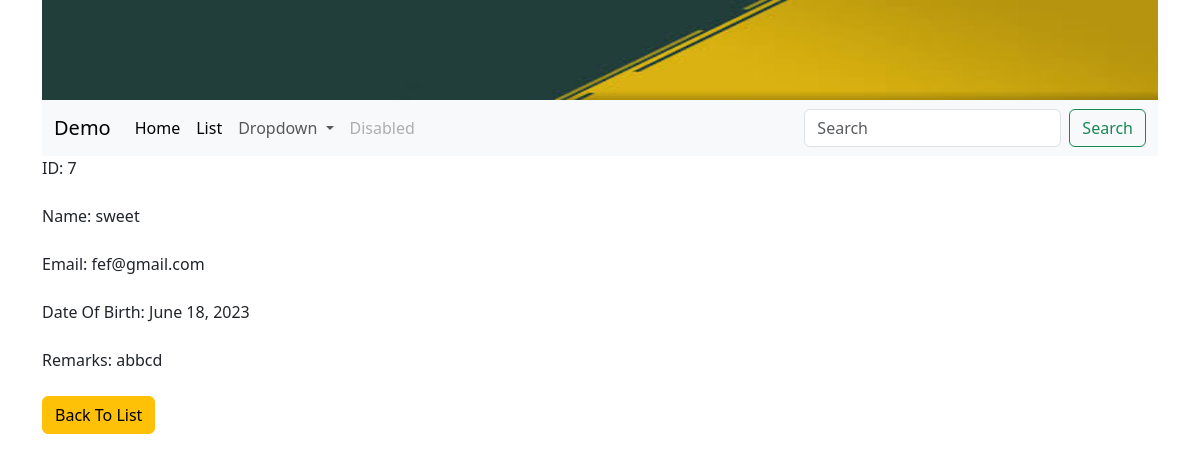
/myapp/detailsstd/7/, run on the app's committed database.
### myApp/models.py (models this page shows, shortened)
class Student(models.Model):
    GENDER_CHOICES = [ ('Male' , 'Male'), ('Female', 'Female'),]
    name = models.CharField(max_length=100)
    email = models.EmailField(unique=True,blank=True)
    dob = models.DateField(default=datetime.now, blank=True)
    gender = models.CharField(max_length=6,choices=GENDER_CHOICES,default='Male',)
    remarks = models.TextField(default='', blank=True)

### myApp/views.py (the view)
# urls.py: path('detailsstd/<int:idn>/', views.details,name='details'),
def details(request,idn):
    student= Student.objects.get(pk=idn)
    return render(request,"myApp/details1.html",{'student':student, 'title':'Details'})

### templates/myApp/details1.html (shortened to what this page needs)
{% extends 'base.html' %}
{% block content %}
<form>
    <div class="mb-3">
      <label for="" class="form-label">ID:</label>
      {{ student.id }}
    </div>
    <div class="mb-3">
        <label for="" class="form-label">Name:</label>
        {{ student.name }}
      </div>
      <div class="mb-3">
        <label for="" class="form-label">Email:</label>
        {{ student.email }}
      </div>
      <div class="mb-3">
        <label for="" class="form-label">Date Of Birth:</label>
        {{ student.dob }}
      </div>
      <div class="mb-3">
        <label for="" class="form-label">Remarks:</label>
        {{ student.remarks }}
      </div>
      <a href="{% url 'list' %}" class="btn btn-warning">Back To List</a>
  </form>
{% endblock content %}

### data on the page
Student: id "7", name "sweet", email "fef@gmail.com", dob "June 18, 2023", remarks "abbcd"
